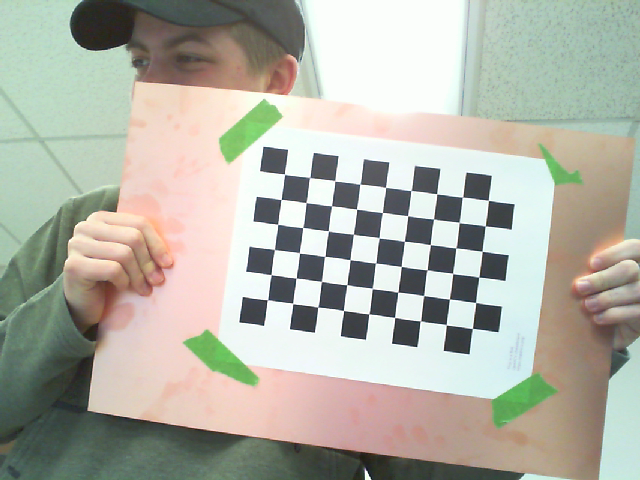
#> input picture Demo1/Computer_Vision/images/img0.png, 640 x 480 px; its folder holds only this picture in this run
$ python cam_cal.py
#> lines starting #> are read from the running program, lines starting #| are printed output that depends on the picture; after the words box and inside, x2 and y2 are one past the last pixel; in counts of white or black regions, pixels touching at a corner belong together; long printed decimals are rounded
'''
*******************************************************************
* File Name         : cam_cal.py

* Description       : develop camera parameters to counteract distortion and store them in a serialized pickle file to be used in later programs
*
* Supplementary files: take_photo.py generates photos of checkerboard that get stored in images folder
* References:   https://docs.opencv.org/4.x/dc/dbb/tutorial_py_calibration.html
* https://github.com/niconielsen32/CameraCalibration/blob/main/calibration.py
* Revision History  :
* Date		Author 			Comments
* ------------------------------------------------------------------
*
* 02/12/2025    Kobe Prior and Blane Miller Created File
* 02/16/2025    Kobe Prior and Blane Miller ran script and generated further documentation
******************************************************************
Example Excecution: Remotely Connect to Raspberry Pi,
navigate to the directory containing images folder and this script,
on the raspberry pi run this script using python cam_cal.py, note that mean error calculation takes some time.
'''

# import necessary libraries
import numpy as np
import cv2 as cv
import glob
import pickle


################ FIND CHESSBOARD CORNERS - OBJECT POINTS AND IMAGE POINTS #############################

chessboardSize = (9,6)
frameSize = (640,480)


# termination criteria
criteria = (cv.TERM_CRITERIA_EPS + cv.TERM_CRITERIA_MAX_ITER, 30, 0.001)


# prepare object points, like (0,0,0), (1,0,0), (2,0,0) ....,(6,5,0)
objp = np.zeros((chessboardSize[0] * chessboardSize[1], 3), np.float32)
objp[:,:2] = np.mgrid[0:chessboardSize[0],0:chessboardSize[1]].T.reshape(-1,2)

size_of_chessboard_squares_mm = 23
objp = objp * size_of_chessboard_squares_mm


# Arrays to store object points and image points from all the images.
objpoints = [] # 3d point in real world space
imgpoints = [] # 2d points in image plane.


images = glob.glob('images/*.png')

for image in images:

    img = cv.imread(image)
#> img is the input picture: shape (480, 640, 3); mean B, G, R 166, 177.3, 176.4
    gray = cv.cvtColor(img, cv.COLOR_BGR2GRAY)
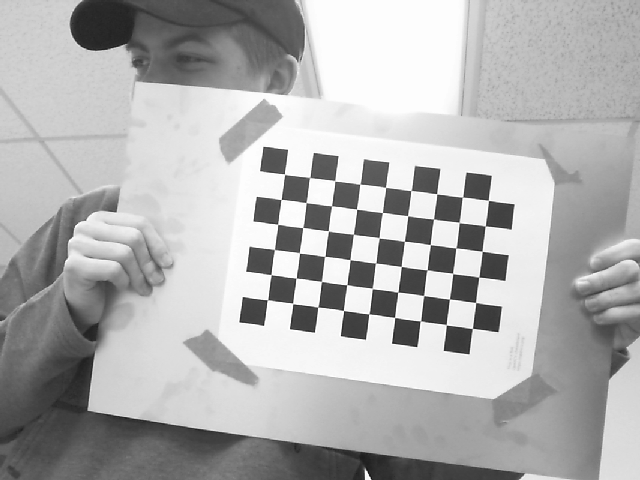
#> gray: shape (480, 640); min 15, max 255, mean 175.8

    # Find the chess board corners
    ret, corners = cv.findChessboardCorners(gray, chessboardSize, None)
#> ret = True; corners = 54 rows, first 8: [284.5, 174.1], [309.7, 177.5], [334.8, 181], [359.9, 184.1], [385.5, 187.5], [410.8, 190.5], [436.6, 193.8], [462.5, 197]

    # If found, add object points, image points (after refining them)
    if ret == True:

        objpoints.append(objp)
        corners2 = cv.cornerSubPix(gray, corners, (11,11), (-1,-1), criteria)
#> corners2 = 54 rows, first 8: [284.3, 174.3], [309.6, 177.5], [334.9, 180.7], [360.1, 184.2], [385.7, 187.4], [411.1, 190.7], [436.8, 193.9], [462.5, 197.1]
        imgpoints.append(corners)

        # Draw and display the corners
        cv.drawChessboardCorners(img, chessboardSize, corners2, ret)
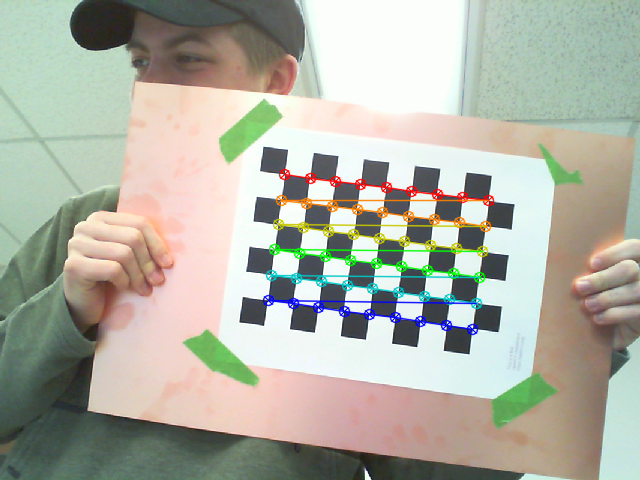
#> img: shape (480, 640, 3); 3.5% of pixels changed, all inside (x1, y1, x2, y2) = (262, 168, 495, 336)
        cv.imshow('img', img)
        cv.waitKey(10)


cv.destroyAllWindows()


############## CALIBRATION #######################################################

ret, cameraMatrix, dist, rvecs, tvecs = cv.calibrateCamera(objpoints, imgpoints, frameSize, None, None)
#> ret = 0.171; cameraMatrix = [[434.6, 0, 304.1], [0, 432.8, 217.2], [0, 0, 1]]; dist = [[0.0773, -0.602, -0.00205, -0.00307, 1.81]]; rvecs = ([-0.0224, 0.0357, 0.132],); tvecs = ([-17.77, -39.07, 395.1],)

# Save the camera calibration result for later use (we won't worry about rvecs / tvecs)

pickle.dump((cameraMatrix, dist, rvecs, tvecs), open( "calibration.pkl", "wb" ))


############## UNDISTORTION #####################################################
# # example
# img = cv.imread('images/img5.png')
# h,  w = img.shape[:2]
# newCameraMatrix, roi = cv.getOptimalNewCameraMatrix(cameraMatrix, dist, (w,h), 1, (w,h))


# # Undistort
# dst = cv.undistort(img, cameraMatrix, dist, None, newCameraMatrix)

# # crop the image
# x, y, w, h = roi
# dst = dst[y:y+h, x:x+w]
# cv.imwrite('caliResult1.png', dst)


# Reprojection Error
#something under .1 reprojection total error is accpetable, in this case we got something like 0.04.
mean_error = 0

for i in range(len(objpoints)):
    imgpoints2, _ = cv.projectPoints(objpoints[i], rvecs[i], tvecs[i], cameraMatrix, dist)
    error = cv.norm(imgpoints[i], imgpoints2, cv.NORM_L2)/len(imgpoints2)
    mean_error += error
#> this loop made 1 pass
#> (error, mean_error) on pass 1: (0.0233, 0.0233)
#> after the loop, mean_error = 0.0233

print( "total error: {}".format(mean_error/len(objpoints)) )
#| total error: 0.0233

$ run again, on Demo1/Computer_Vision/images/img101.png
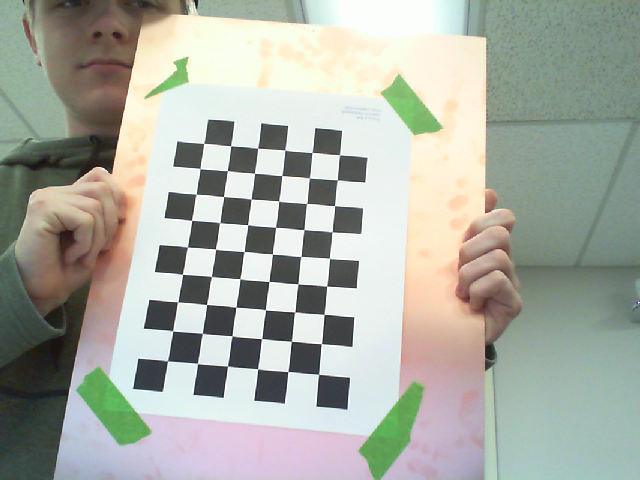
#> input picture Demo1/Computer_Vision/images/img101.png, 640 x 480 px
#> img is the input picture: shape (480, 640, 3); mean B, G, R 163.1, 172.8, 168.9
#> `gray = cv.cvtColor(img, cv.COLOR_BGR2GRAY)`:
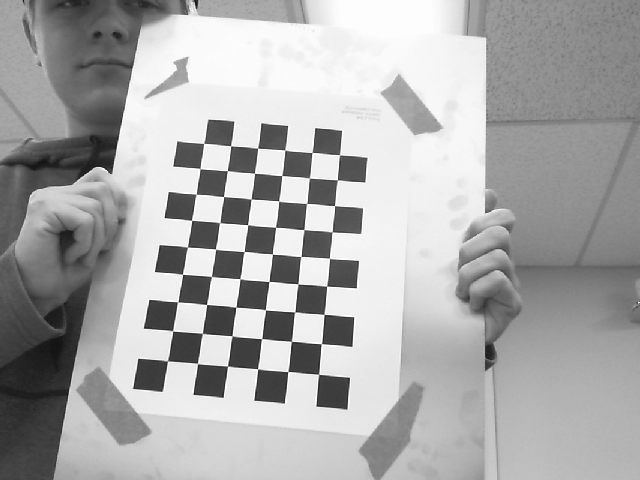
#> gray: shape (480, 640); min 16, max 255, mean 170.5
#> `ret, corners = cv.findChessboardCorners(gray, chessboardSize, None)`: ret = True; corners = 54 rows, first 8: [167.5, 360.9], [172.6, 331], [177.7, 301.8], [182.5, 274.3], [187.5, 247], [191.6, 220.4], [196.3, 194.1], [200, 168.6]
#> corners2 = 54 rows, first 8: [167.5, 360.8], [172.7, 330.8], [177.6, 301.9], [182.5, 274.3], [187.3, 247.2], [191.5, 220.4], [196, 194.2], [200, 168.5]
#> `cv.drawChessboardCorners(img, chessboardSize, corners2, ret)`:
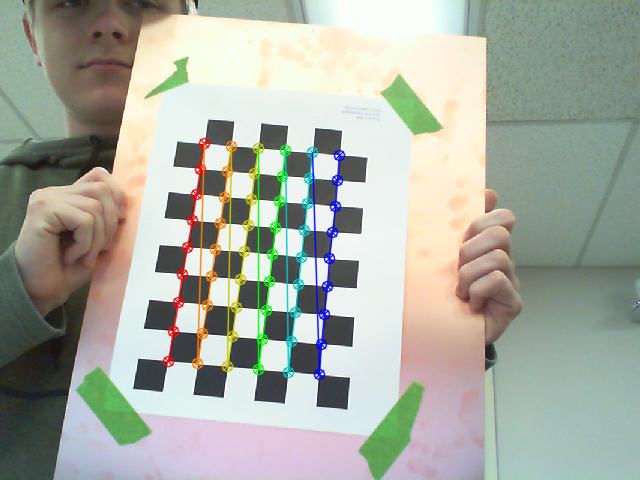
#> img: shape (480, 640, 3); 3.7% of pixels changed, all inside (x1, y1, x2, y2) = (162, 137, 346, 381)
#> `ret, cameraMatrix, dist, rvecs, tvecs = cv.calibrateCamera(objpoints, ..`: ret = 0.45; cameraMatrix = [[1490.7, 0, 303.7], [0, 1500.9, 232.2], [0, 0, 1]]; dist = [[1.19, 48.65, 0.099, 0.0167, -2730.8]]; rvecs = ([-0.33, -0.25, -1.45],); tvecs = ([-103.7, 96.14, 1172.9],)
#> the loop `for i in range(len(objpoints)):` made 1 pass
#> (error, mean_error) on pass 1: (0.0612, 0.0612)
#> after the loop `for i in range(len(objpoints)):`: mean_error = 0.0612
#| total error: 0.0612

$ run again, on Demo1/Computer_Vision/images/img105.png
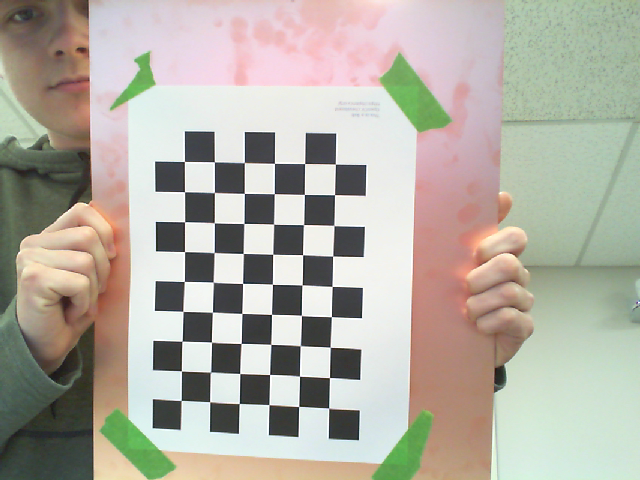
#> input picture Demo1/Computer_Vision/images/img105.png, 640 x 480 px
#> img is the input picture: shape (480, 640, 3); mean B, G, R 163.2, 174.2, 177.8
#> `gray = cv.cvtColor(img, cv.COLOR_BGR2GRAY)`:
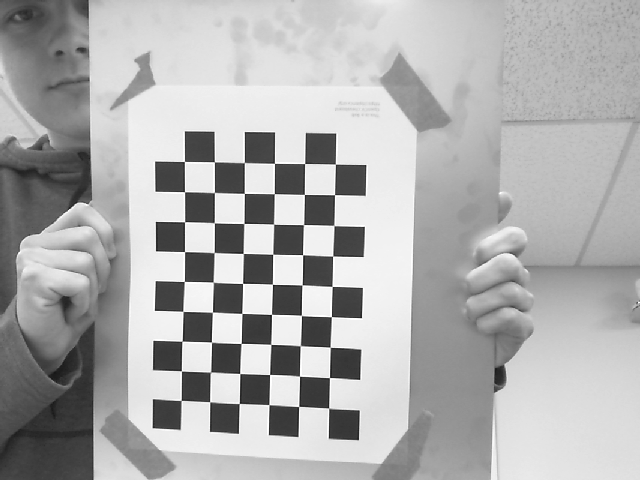
#> gray: shape (480, 640); min 19, max 255, mean 174
#> `ret, corners = cv.findChessboardCorners(gray, chessboardSize, None)`: ret = True; corners = 54 rows, first 8: [181.1, 400.4], [181.4, 371], [182, 341.2], [183, 311.4], [184.3, 281.4], [184.5, 251.6], [184.6, 221.8], [184.5, 191.8]
#> corners2 = 54 rows, first 8: [181.2, 400.5], [181.4, 370.9], [182.1, 341.2], [183, 311.4], [184.4, 281.5], [184.5, 251.6], [184.6, 221.7], [184.5, 191.7]
#> `cv.drawChessboardCorners(img, chessboardSize, corners2, ret)`:
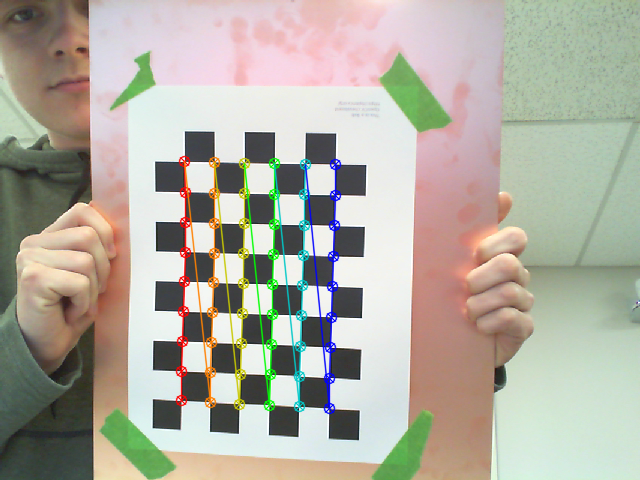
#> img: shape (480, 640, 3); 3.89% of pixels changed, all inside (x1, y1, x2, y2) = (175, 155, 342, 415)
#> `ret, cameraMatrix, dist, rvecs, tvecs = cv.calibrateCamera(objpoints, ..`: ret = 0.252; cameraMatrix = [[394.4, 0, 288.7], [0, 397.6, 239.9], [0, 0, 1]]; dist = [[0.118, 0.153, 0.00428, -0.015, -1.6]]; rvecs = ([-0.0369, 0.112, -1.55],); tvecs = ([-83.24, 124, 316.5],)
#> the loop `for i in range(len(objpoints)):` made 1 pass
#> (error, mean_error) on pass 1: (0.0342, 0.0342)
#> after the loop `for i in range(len(objpoints)):`: mean_error = 0.0342
#| total error: 0.03424

$ run again, on Demo1/Computer_Vision/images/img1.png
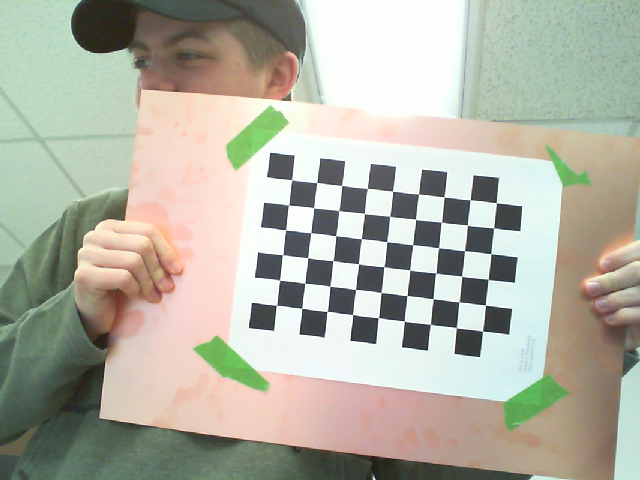
#> input picture Demo1/Computer_Vision/images/img1.png, 640 x 480 px
#> img is the input picture: shape (480, 640, 3); mean B, G, R 164.1, 177.6, 177
#> `gray = cv.cvtColor(img, cv.COLOR_BGR2GRAY)`:
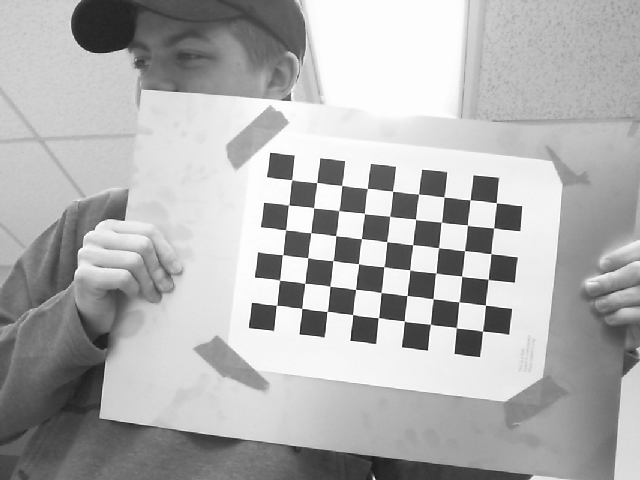
#> gray: shape (480, 640); min 19, max 255, mean 175.9
#> `ret, corners = cv.findChessboardCorners(gray, chessboardSize, None)`: ret = True; corners = 54 rows, first 8: [291.7, 179.7], [316.6, 182.5], [341.7, 185.5], [367.4, 188.5], [392.6, 191.3], [418.5, 194], [444, 197], [470.2, 199.8]
#> corners2 = 54 rows, first 8: [291.6, 179.8], [316.8, 182.5], [341.7, 185.3], [367.3, 188.3], [392.6, 191.1], [418.6, 194.1], [444, 197], [470, 199.8]
#> `cv.drawChessboardCorners(img, chessboardSize, corners2, ret)`:
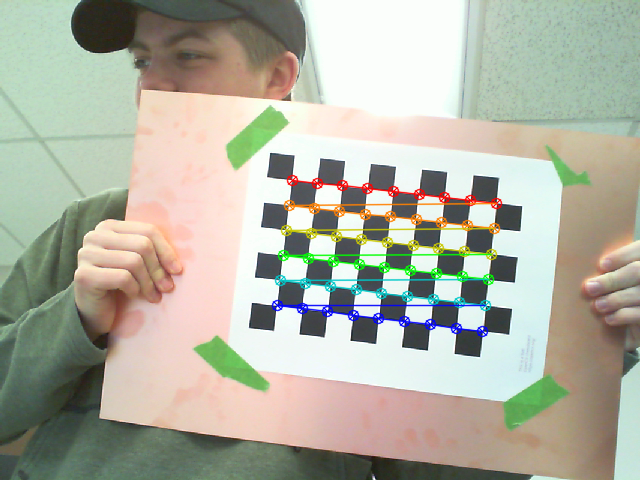
#> img: shape (480, 640, 3); 3.49% of pixels changed, all inside (x1, y1, x2, y2) = (271, 174, 503, 338)
#> `ret, cameraMatrix, dist, rvecs, tvecs = cv.calibrateCamera(objpoints, ..`: ret = 0.192; cameraMatrix = [[469.4, 0, 340.5], [0, 465, 201], [0, 0, 1]]; dist = [[-0.0389, 0.663, -0.00218, 0.00456, -2.33]]; rvecs = ([-0.0328, 0.036, 0.115],); tvecs = ([-44.42, -19.33, 425.5],)
#> the loop `for i in range(len(objpoints)):` made 1 pass
#> (error, mean_error) on pass 1: (0.0262, 0.0262)
#> after the loop `for i in range(len(objpoints)):`: mean_error = 0.0262
#| total error: 0.02619
